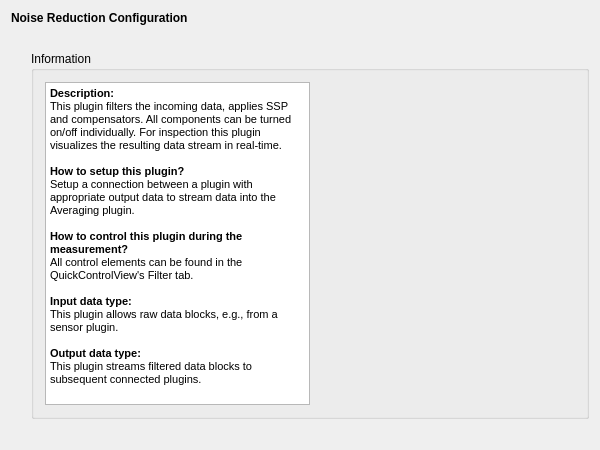
<?xml version="1.0" encoding="UTF-8"?>
<ui version="4.0">
 <class>NoiseReductionSetupWidgetClass</class>
 <widget class="QWidget" name="NoiseReductionSetupWidgetClass">
  <property name="geometry">
   <rect>
    <x>0</x>
    <y>0</y>
    <width>600</width>
    <height>450</height>
   </rect>
  </property>
  <property name="windowTitle">
   <string>DummySetupWidget</string>
  </property>
  <layout class="QVBoxLayout" name="verticalLayout">
   <item>
    <widget class="QLabel" name="m_qLabel_Headline">
     <property name="font">
      <font>
       <weight>75</weight>
       <bold>true</bold>
      </font>
     </property>
     <property name="text">
      <string>Noise Reduction Configuration</string>
     </property>
    </widget>
   </item>
   <item>
    <spacer name="m_qVerticalSpacer_Headline">
     <property name="orientation">
      <enum>Qt::Vertical</enum>
     </property>
     <property name="sizeType">
      <enum>QSizePolicy::Fixed</enum>
     </property>
     <property name="sizeHint" stdset="0">
      <size>
       <width>20</width>
       <height>20</height>
      </size>
     </property>
    </spacer>
   </item>
   <item>
    <layout class="QGridLayout" name="m_qGridLayout_main">
     <item row="0" column="1" rowspan="2" colspan="2">
      <widget class="QGroupBox" name="m_qGroupBox_Information">
       <property name="title">
        <string>Information</string>
       </property>
       <layout class="QGridLayout" name="m_qGridLayout_Information">
        <item row="0" column="0">
         <widget class="QTextBrowser" name="m_qTextBrowser_Information">
          <property name="html">
           <string>&lt;!DOCTYPE HTML PUBLIC &quot;-//W3C//DTD HTML 4.0//EN&quot; &quot;http://www.w3.org/TR/REC-html40/strict.dtd&quot;&gt;
&lt;html&gt;&lt;head&gt;&lt;meta name=&quot;qrichtext&quot; content=&quot;1&quot; /&gt;&lt;style type=&quot;text/css&quot;&gt;
p, li { white-space: pre-wrap; }
&lt;/style&gt;&lt;/head&gt;&lt;body style=&quot; font-family:'MS Shell Dlg 2'; font-size:8.25pt; font-weight:400; font-style:normal;&quot;&gt;
&lt;p style=&quot; margin-top:0px; margin-bottom:0px; margin-left:0px; margin-right:0px; -qt-block-indent:0; text-indent:0px;&quot;&gt;&lt;span style=&quot; font-weight:600;&quot;&gt;Description:&lt;/span&gt;&lt;/p&gt;
&lt;p style=&quot; margin-top:0px; margin-bottom:0px; margin-left:0px; margin-right:0px; -qt-block-indent:0; text-indent:0px;&quot;&gt;This plugin filters the incoming data, applies SSP and compensators. All components can be turned on/off individually. For inspection this plugin visualizes the resulting data stream in real-time.&lt;/p&gt;
&lt;p style=&quot;-qt-paragraph-type:empty; margin-top:0px; margin-bottom:0px; margin-left:0px; margin-right:0px; -qt-block-indent:0; text-indent:0px;&quot;&gt;&lt;br /&gt;&lt;/p&gt;
&lt;p style=&quot; margin-top:0px; margin-bottom:0px; margin-left:0px; margin-right:0px; -qt-block-indent:0; text-indent:0px;&quot;&gt;&lt;span style=&quot; font-weight:600;&quot;&gt;How to setup this plugin?&lt;/span&gt;&lt;/p&gt;
&lt;p style=&quot; margin-top:0px; margin-bottom:0px; margin-left:0px; margin-right:0px; -qt-block-indent:0; text-indent:0px;&quot;&gt;Setup a connection between a plugin with appropriate output data to stream data into the Averaging plugin.&lt;/p&gt;
&lt;p style=&quot;-qt-paragraph-type:empty; margin-top:0px; margin-bottom:0px; margin-left:0px; margin-right:0px; -qt-block-indent:0; text-indent:0px;&quot;&gt;&lt;br /&gt;&lt;/p&gt;
&lt;p style=&quot; margin-top:0px; margin-bottom:0px; margin-left:0px; margin-right:0px; -qt-block-indent:0; text-indent:0px;&quot;&gt;&lt;span style=&quot; font-weight:600;&quot;&gt;How to control this plugin during the measurement?&lt;/span&gt;&lt;/p&gt;
&lt;p style=&quot; margin-top:0px; margin-bottom:0px; margin-left:0px; margin-right:0px; -qt-block-indent:0; text-indent:0px;&quot;&gt;All control elements can be found in the QuickControlView's Filter tab.&lt;/p&gt;
&lt;p style=&quot;-qt-paragraph-type:empty; margin-top:0px; margin-bottom:0px; margin-left:0px; margin-right:0px; -qt-block-indent:0; text-indent:0px;&quot;&gt;&lt;br /&gt;&lt;/p&gt;
&lt;p style=&quot; margin-top:0px; margin-bottom:0px; margin-left:0px; margin-right:0px; -qt-block-indent:0; text-indent:0px;&quot;&gt;&lt;span style=&quot; font-weight:600;&quot;&gt;Input data type:&lt;/span&gt;&lt;/p&gt;
&lt;p style=&quot; margin-top:0px; margin-bottom:0px; margin-left:0px; margin-right:0px; -qt-block-indent:0; text-indent:0px;&quot;&gt;This plugin allows raw data blocks, e.g., from a sensor plugin.&lt;/p&gt;
&lt;p style=&quot;-qt-paragraph-type:empty; margin-top:0px; margin-bottom:0px; margin-left:0px; margin-right:0px; -qt-block-indent:0; text-indent:0px;&quot;&gt;&lt;br /&gt;&lt;/p&gt;
&lt;p style=&quot; margin-top:0px; margin-bottom:0px; margin-left:0px; margin-right:0px; -qt-block-indent:0; text-indent:0px;&quot;&gt;&lt;span style=&quot; font-weight:600;&quot;&gt;Output data type:&lt;/span&gt;&lt;/p&gt;
&lt;p style=&quot; margin-top:0px; margin-bottom:0px; margin-left:0px; margin-right:0px; -qt-block-indent:0; text-indent:0px;&quot;&gt;This plugin streams filtered data blocks to subsequent connected plugins.&lt;/p&gt;&lt;/body&gt;&lt;/html&gt;</string>
          </property>
         </widget>
        </item>
        <item row="0" column="1">
         <spacer name="horizontalSpacer">
          <property name="orientation">
           <enum>Qt::Horizontal</enum>
          </property>
          <property name="sizeHint" stdset="0">
           <size>
            <width>40</width>
            <height>20</height>
           </size>
          </property>
         </spacer>
        </item>
       </layout>
      </widget>
     </item>
     <item row="2" column="1">
      <spacer name="m_qHorizontalSpacer_About">
       <property name="orientation">
        <enum>Qt::Horizontal</enum>
       </property>
       <property name="sizeHint" stdset="0">
        <size>
         <width>40</width>
         <height>20</height>
        </size>
       </property>
      </spacer>
     </item>
     <item row="1" column="0">
      <spacer name="m_qVerticalSpacer_LeftRow">
       <property name="orientation">
        <enum>Qt::Vertical</enum>
       </property>
       <property name="sizeHint" stdset="0">
        <size>
         <width>20</width>
         <height>40</height>
        </size>
       </property>
      </spacer>
     </item>
    </layout>
   </item>
  </layout>
 </widget>
 <layoutdefault spacing="6" margin="11"/>
 <resources/>
 <connections/>
</ui>
